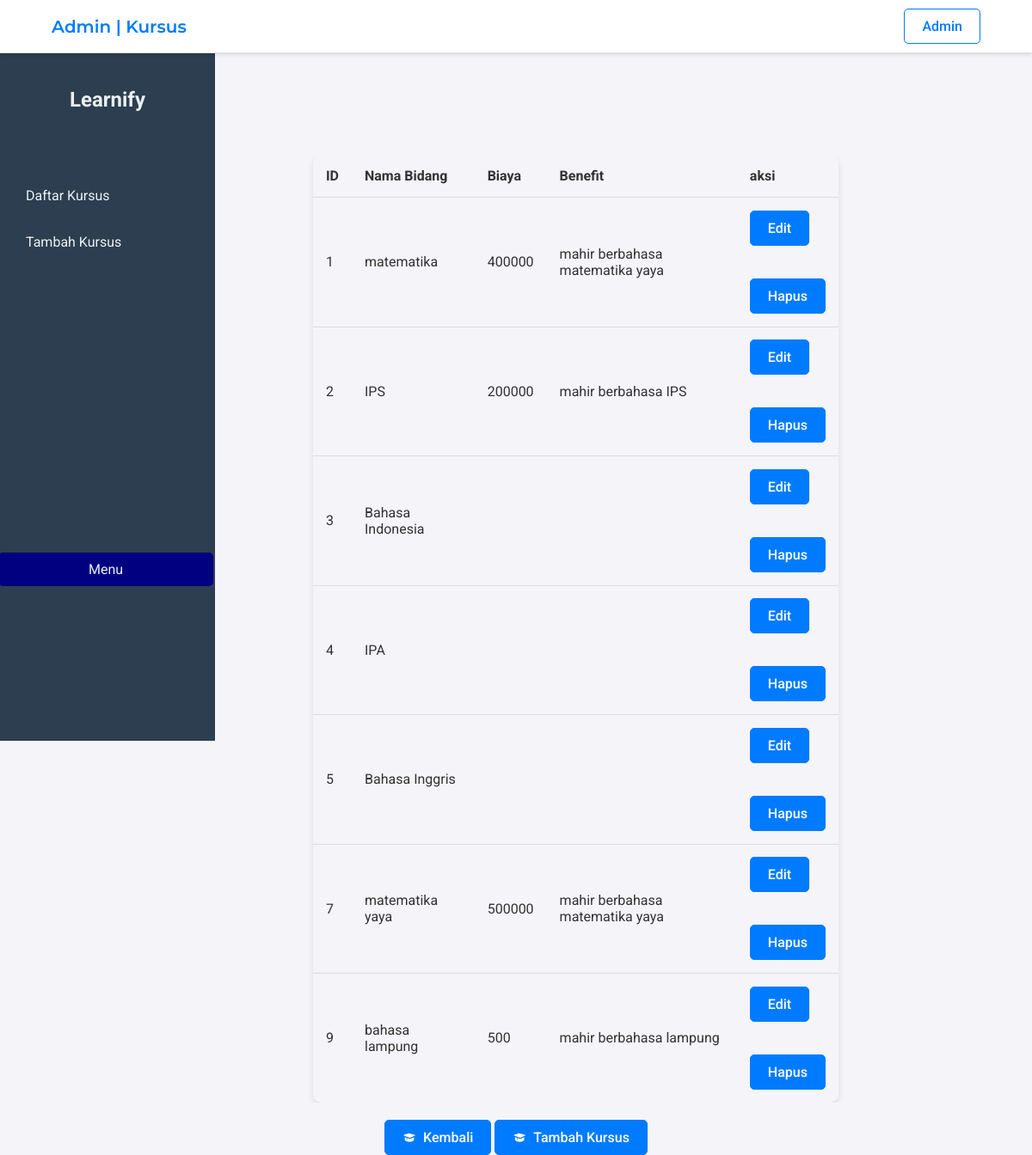
The page /kursus_online.php on the database its author committed.
### tables this page shows
CREATE TABLE `kursus` (
  `id_kursus` int(11) NOT NULL,
  `course_id` int(11) DEFAULT NULL,
  `bidang` varchar(255) DEFAULT NULL,
  `biaya` int(11) DEFAULT NULL,
  `benefit` varchar(255) DEFAULT NULL
);

### kursus_online.php (the view, shortened to what this page needs)
<!DOCTYPE html>
<html lang="en">
<head>
    <link href='https://unpkg.com/boxicons@2.1.1/css/boxicons.min.css' rel='stylesheet'>
</head>
<body>
    <header>
        <div class="container">
            <div class="logo">
            <h1>Admin | Kursus</a></h1>
            </div>
            <div class="auth">
                <a>Admin</a>
            </div>
        </div>
    </header>
        <div class="sidebar">
        <h2>Learnify</h2>
        <br>
        <br>
        <ul>
            <li><a href="kursus_online.php" class="active">Daftar Kursus</a></li>
            <li><a href="tambah_kursus.php">Tambah Kursus</a></li>
        </ul>
        <div class="logout">
            <a href="menu.php" style="display: block; text-align: center; padding: 10px; background-color: navy; color: #ecf0f1; border-radius: 5px; text-decoration: none;">Menu</a>
        </div>
    </div>
    <h2>Daftar Kursus</h2>
        <div class="container">
            <div class="table-container">
                <table class="table">
                    <thead>
                        <tr>
                            <th>ID</th>
                            <th>Nama Bidang</th>
                            <th>Biaya</th>
                            <th>Benefit</th>
                            <th>aksi</th>
                        </tr>
                        <?php
                include "config.php";
                $ambil_data = mysqli_query($mysqli, "SELECT * FROM kursus");
                while ($data = mysqli_fetch_array($ambil_data)) {
            ?>
                    </thead>
                    <tbody>
                        <tr>
                        <td><?php echo $data['id_kursus']; ?></td>
                        <td><?php echo $data['bidang']; ?></td>
                        <td><?php echo $data['biaya']; ?></td>
                        <td><?php echo $data['benefit']; ?></td>
                        <td>
                            <a href="edit_kursus.php?id_kursus=<?php echo $data['id_kursus']; ?>" class="btn">Edit</a>
                            <br>
                            <br>
                            <br>
                            <a href="hapus_kursus.php?id_kursus=<?php echo $data['id_kursus']; ?>" onclick="return confirm('Apakah Anda yakin ingin menghapus Kursus ini?')" class="btn">Hapus</a>
                        </td>
                        </tr>
                        <?php } ?>
                    </tbody>
                </table>
            </div>
        </div>
        <div class="add-button">
            <a href="menu.php" class="btn"><i class='bx bxs-graduation'></i>Kembali</a>
            <a href="tambah_kursus.php" class="btn"><i class='bx bxs-graduation'></i>Tambah Kursus</a>
</div>

### kursus_online.php (style rules this page uses)
body { font-family: 'Roboto', sans-serif; margin: 0; padding: 0; background-color: #f4f4f9; color: #333; }
header { background: #fff; border-bottom: 1px solid #ddd; padding: 10px 0; position: sticky; top: 0; box-shadow: 0 2px 4px rgba(0, 0, 0, 0.1); z-index: 1000; }
.container { display: flex; justify-content: space-between; align-items: center; width: 90%; margin: 0 auto; }
.logo h1 { margin: 0; color: #007BFF; font-family: 'Montserrat', sans-serif; font-weight: 550; font-size: 20px; }
.auth { display: flex; gap: 15px; }
.auth a { text-decoration: none; color: #007BFF; font-weight: 500; padding: 10px 20px; transition: background-color 0.3s ease, color 0.3s ease; border-radius: 5px; border: 1px solid #007BFF; }
.sidebar { width: 250px; height: 100vh; background-color: #2c3e50; padding: 20px; box-sizing: border-box; position: fixed; }
.sidebar h2 { color: #ecf0f1; text-align: center; }
.sidebar ul { list-style: none; padding: 0; margin-top: 20px; }
.sidebar ul li { margin: 15px 0; }
.sidebar ul li a { color: #ecf0f1; text-decoration: none; display: block; padding: 10px; border-radius: 5px; transition: background 0.3s; }
.sidebar .logout { position: absolute; bottom: 20px; width: 100%; margin-bottom: 10rem; right: 2px; }
.table-container { overflow-x: auto; display: flex; justify-content: center; margin-top: 50px; margin-left: 25%; }
.table { width: 90%; max-width: 1000px; margin: 0 auto; border-collapse: collapse; border-radius: 10px; overflow: hidden; box-shadow: 0 4px 8px rgba(0, 0, 0, 0.1); left: 50px; }
.table td, .table th { padding: 15px; text-align: left; border-bottom: 1px solid #ddd; }
.table th { background-color: #f4f4f9; color: #333; }
.add-button { text-align: center; margin-top: 20px; }
.btn { text-decoration: none; color: #fff; font-weight: 500; padding: 10px 20px; transition: background-color 0.3s ease, color 0.3s ease; border-radius: 5px; background-color: #007BFF; border: 1px solid #007BFF; display: inline-flex; align-items: center; }
.btn i { margin-right: 8px; }

### rows shown on the page
kursus: id_kursus "1", bidang "matematika", biaya "400000", benefit "mahir berbahasa matematika yaya"
kursus: id_kursus "2", bidang "IPS", biaya "200000", benefit "mahir berbahasa IPS"
kursus: id_kursus "3", bidang "Bahasa Indonesia"
kursus: id_kursus "4", bidang "IPA"
kursus: id_kursus "5", bidang "Bahasa Inggris"
kursus: id_kursus "7", bidang "matematika yaya", biaya "500000", benefit "mahir berbahasa matematika yaya"
kursus: id_kursus "9", bidang "bahasa lampung", biaya "500", benefit "mahir berbahasa lampung"
